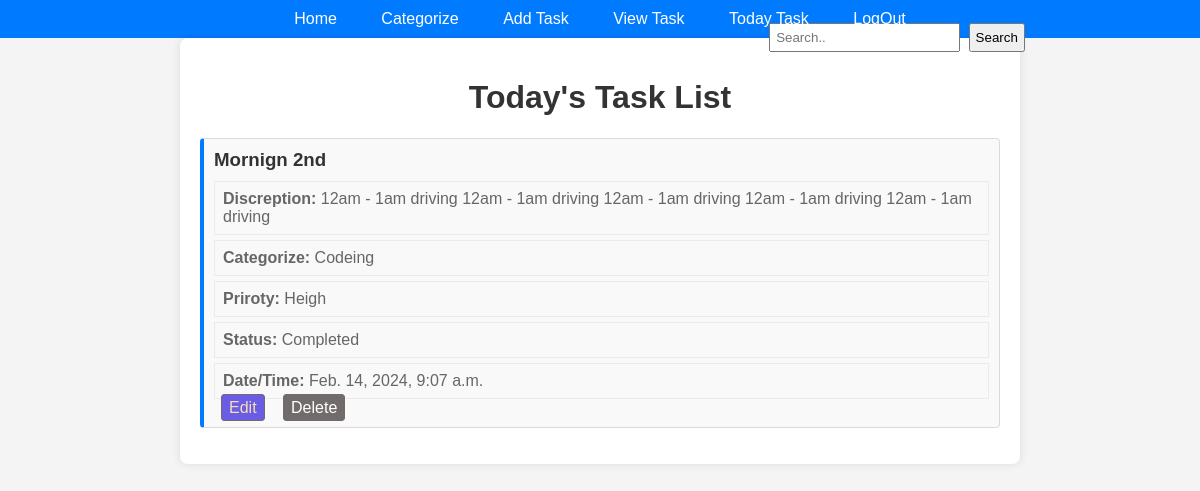
/todayTask/, run on the app's committed database.
### myApp/models.py (models this page shows, shortened)
class Task_Model(models.Model):
    Priroty = (
        ('Heigh', 'Heigh'),
        ('Medium', 'Medium'),
        ('Low', 'Low'),
    )
    task_title = models.CharField(max_length= 200)
    task_descreption = models.CharField(max_length= 500)
    task_categorize = models.ForeignKey(Task_Catagorze, on_delete = models.CASCADE, blank = True, null = True)
    task_priroty = models.CharField(choices = Priroty, max_length= 500, blank = True, null = True)
    task_date = models.DateTimeField(auto_now=True,  blank = True, null = True)
    task_status = models.BooleanField(default = False)

class Task_Catagorze(models.Model):
    catagori_title = models.CharField(max_length= 100)
    def __str__(self):
        return self.catagori_title

### myApp/views.py (the view)
# urls.py: path('todayTask/', todayTask, name = 'todayTask'),
def todayTask(request):
    today_date = date.today()
    today_tasks = Task_Model.objects.filter(task_date__date=today_date)
    return render(request, 'todaytask.html', {'today_tasks': today_tasks})

### templates/todaytask.html (shortened to what this page needs)
<!DOCTYPE html>
<html lang="en">
<head>
</head>
<!DOCTYPE html>
<html lang="en">
<head>
</head>
<body>
    {% include 'base.html' %}
    <div class="container">
        <h1>Today's Task List</h1>
        <ul class="task-list">
            {% for t in today_tasks %}
            <li class="task-item">
                <h3>{{ t.task_title }}</h3>
                <p class="task-p"><strong>Discreption: </strong>{{ t.task_descreption}}</p>
                <p class="task-p"><strong>Categorize: </strong>{{ t.task_categorize}}</p>
                <p class="task-p"><strong>Priroty: </strong>{{ t.task_priroty}}</p>
                <p class="task-p"><strong>Status: </strong>
                {% if t.task_status %}
                    Completed
                {% else %}
                    <strong style="background-color: red; color:white; padding:6px">Not Complete</strong>
                {% endif %}</p>
                <p class="task-p"><strong>Date/Time: </strong>{{ t.task_date}}</p>
                <div>
                    <a href="{% url 'editTask' t.id %}" class="edit">Edit</a>
                    <a href="{% url 'deleteTask' t.id %}" class="delete">Delete</a>
                </div>
            </li>
            {% empty %}
            <li>No tasks for today.</li>
            {% endfor %}
        </ul>
    </div>
</body>
</html>

### templates/todaytask.html (style rules this page uses)
h1 { text-align: center; color: #333; }
.task-item { background-color: #f9f9f9; padding: 10px; margin-bottom: 10px; border-radius: 4px; border: 1px solid #ddd9d9; border-left: 4px solid #007bff; }
p.task-p { padding: 8px !important; border: 1px solid #ebebeb !important; margin-top: 5px !important; }

### templates/base.html (style rules this page uses)
body { font-family: Arial, sans-serif; margin: 0; padding: 0; background-color: #f4f4f4; }
.container { max-width: 800px; margin: 0 auto; padding: 20px; background-color: #fff; border-radius: 8px; box-shadow: 0 0 10px rgba(0, 0, 0, 0.1); }
h1 { text-align: center; color: #333; }
.task-list { list-style-type: none; padding: 0; }
.task-item { background-color: #f9f9f9; padding: 10px; margin-bottom: 10px; border-radius: 4px; border-left: 4px solid #007bff; }
.task-item:last-child { margin-bottom: 0; }
.task-item h3 { margin-top: 0; margin-bottom: 5px; color: #333; }
.task-item p { margin: 0; color: #666; }
a.edit, a.delete, a.status { padding: 4px 7px; border: 1px solid #726b6b; border-radius: 4px; margin: 5px 7px; background: #6b5ce5; color: wheat; text-decoration: none; }
a.delete { background-color: #726b6b; color: white; }
.task-item h3 { margin-top: 0; margin-bottom: 5px; color: #333; margin-bottom: 10px; }

### data on the page
Task_Model: task_title "Mornign 2nd", task_descreption "12am - 1am driving 12am - 1am driving 12am - 1am driving 12am - 1am driving 12am - 1am driving", task_categorize "Codeing", task_priroty "Heigh", task_status "Completed", task_date "Feb. 14, 2024, 9:07 a.m."
